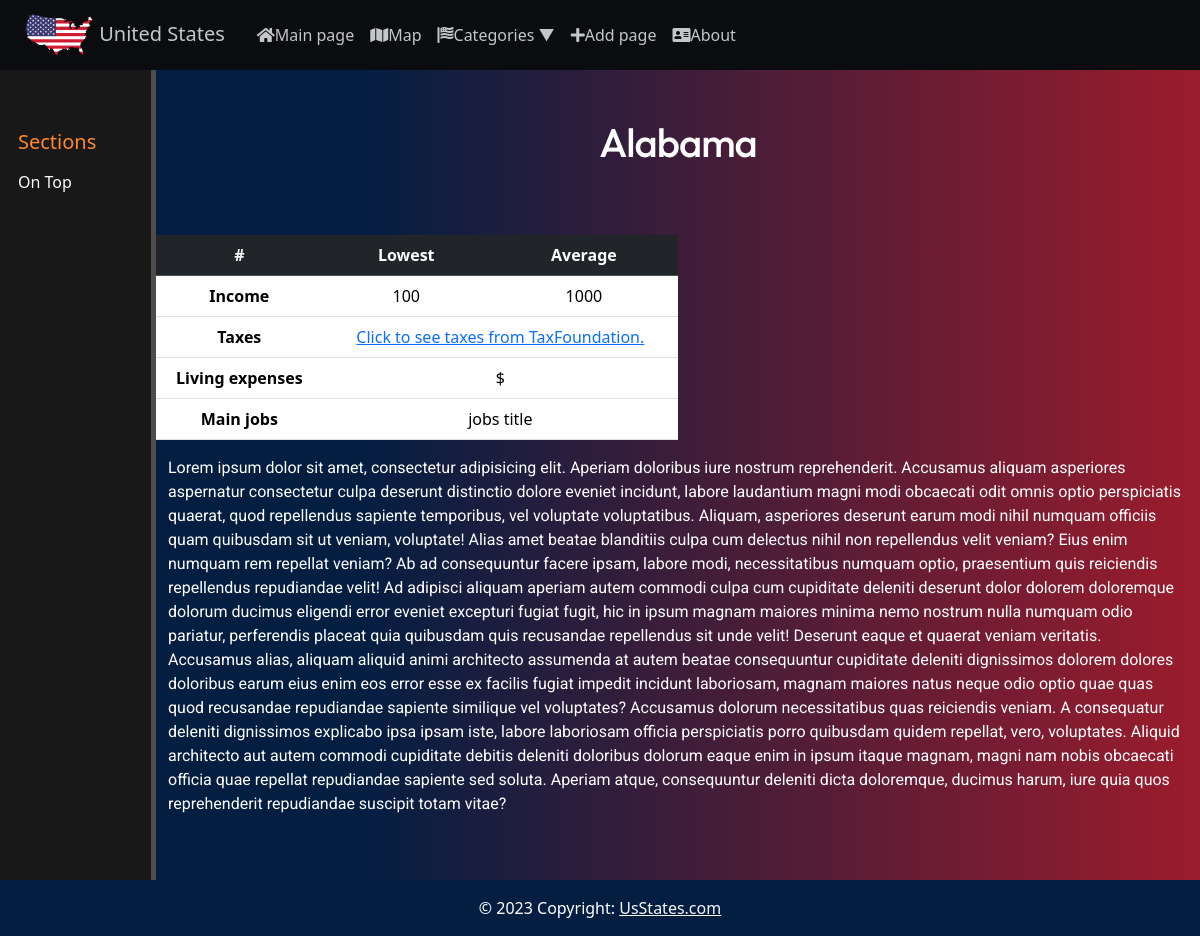
The page /states/alabama/ on the database its author committed.
### main/models.py (models this page shows, shortened)
class States(models.Model):
    title = models.CharField(max_length=255, verbose_name="State name")
    slug=models.SlugField(max_length=255, unique=True, db_index=True, verbose_name='URL', null=True)
    content= models.TextField(blank=False, verbose_name="State preview text")
    photo = models.ImageField(upload_to="photos/%Y/%m/%d/", verbose_name="Main photo", blank=True)
    time_create = models.DateTimeField(auto_now_add=True, verbose_name="Time created")
    time_update=models.DateTimeField(auto_now = True, verbose_name="Time updated")
    is_published = models.BooleanField(default=True, verbose_name="Is published")
    cat = models.ForeignKey('Category', on_delete=models.PROTECT, null=True, verbose_name="Category")
    jobs = models.CharField(max_length=255, verbose_name="State main jobs", default="jobs title")
    salary = models.IntegerField(verbose_name="State average annual income", default=1000)
    lowest_annual_income = models.IntegerField(verbose_name="State lowest annual income", default=100)
    living_expenses = models.CharField(max_length=5, verbose_name="Living expenses in $$$", default="$")
    taxes = models.CharField(max_length=255, verbose_name="State tax link", default="This field will set by itself", blank=True)
    class Meta: #для stateS у адмін панелі
        verbose_name='State'
        verbose_name_plural="States"
        ordering = ['title', 'time_create']

### main/views.py (the view)
# urls.py: path('states/<slug:state_slug>/', views.show_states, name='states'),
def show_states(request, state_slug):
    post=get_object_or_404(States, slug=state_slug)
    photos_descriptions = ImagesForStates.objects.filter(state_id=post.id)
    context={
        'post':post,
        'title': post.title,
        'photos_and_descriptions': photos_descriptions,
    }
    return render(request, 'main/post.html', context=context)

### main/models.py (called while the page is built)
    def get_absolute_url(self):
        return reverse("category", kwargs={"cat_id": self.pk})

### main/templatetags/main_tags.py (called while the page is built)
@register.inclusion_tag("main/list_categories.html")
def show_categories(sort=None, cat_selected=0):
    if sort==None:
        cats=Category.objects.all()
    else:
        cats=Category.objects.order_by(sort)
    return {"cats":cats, 'cat_selected':cat_selected}

@register.inclusion_tag("main/aside.html")
def aside_menu(filter):
    return {"categories": ImagesForStates.objects.filter(state_id=filter)}

@register.inclusion_tag("main/list_menu.html")
def show_menu():
    menu = [{'title': 'Main page', 'url_name':'home', 'font_awesome_class':'fas fa-home'},
            {'title': 'Map', 'url_name':'map_page', 'font_awesome_class':'fas fa-map'},
        {'title': 'Categories', 'url_name':'states_main', 'font_awesome_class':'fa-solid fa-flag-usa'},
        {'title': 'Add page', 'url_name':'add_page', 'font_awesome_class':'fas fa-plus'},
        {'title': 'About', 'url_name':'about', 'font_awesome_class':'fas fa-address-card'},
    ]
    return {"menu":menu}

### main/templates/main/post.html (shortened to what this page needs)
{%extends 'main/layout.html'%}
{%load static%}
{%load main_tags%}
{%block additional_head_data%}
    <link rel="stylesheet" href="{% static 'main/css/post.css' %}">
{%endblock%}
{%block side_menu%}
    {% aside_menu post.id %}
{%endblock%}
{%block content%}
<div class="container">
    <div class="row mt-5">
        <h1>{{title}}</h1>
    </div>
    <div class="row my-5" id="post-thumbnail">
            <table class="table table-responsive w-50" id="state-table">
                <thead class="table-dark">
                    <tr>
                        <th scope="col">
                            #
                        </th>
                        <th scope="col">
                            Lowest
                        </th>
                        <th scope="col">
                            Average
                        </th>
                    </tr>
                </thead>
                <tbody>
                    <tr>
                      <th scope="row">Income</th>
                      <td>{{post.lowest_annual_income}}</td>
                      <td>{{post.salary}}</td>
                    </tr>
                    <tr>
                      <th scope="row">Taxes</th>
                      <td colspan="2"><a href="{{post.taxes}}">Click to see taxes from TaxFoundation.</a></td>
                    </tr>
                    <tr>
                      <th scope="row">Living expenses</th>
                      <td colspan="2">{{post.living_expenses}}</td>
                    </tr>
                    <tr>
                        <th>Main jobs</th>
                        <td colspan="2">{{post.jobs}}</td>
                    </tr>
                </tbody>
            </table>
            <p>Lorem ipsum dolor sit amet, consectetur adipisicing elit. Aperiam doloribus iure nostrum reprehenderit. Accusamus aliquam asperiores aspernatur consectetur culpa deserunt distinctio dolore eveniet incidunt, labore laudantium magni modi obcaecati odit omnis optio perspiciatis quaerat, quod repellendus sapiente temporibus, vel voluptate voluptatibus. Aliquam, asperiores deserunt earum modi nihil numquam officiis quam quibusdam sit ut veniam, voluptate! Alias amet beatae blanditiis culpa cum delectus nihil non repellendus velit veniam? Eius enim numquam rem repellat veniam? Ab ad consequuntur facere ipsam, labore modi, necessitatibus numquam optio, praesentium quis reiciendis repellendus repudiandae velit! Ad adipisci aliquam aperiam autem commodi culpa cum cupiditate deleniti deserunt dolor dolorem doloremque dolorum ducimus eligendi error eveniet excepturi fugiat fugit, hic in ipsum magnam maiores minima nemo nostrum nulla numquam odio pariatur, perferendis placeat quia quibusdam quis recusandae repellendus sit unde velit! Deserunt eaque et quaerat veniam veritatis. Accusamus alias, aliquam aliquid animi architecto assumenda at autem beatae consequuntur cupiditate deleniti dignissimos dolorem dolores doloribus earum eius enim eos error esse ex facilis fugiat impedit incidunt laboriosam, magnam maiores natus neque odio optio quae quas quod recusandae repudiandae sapiente similique vel voluptates? Accusamus dolorum necessitatibus quas reiciendis veniam. A consequatur deleniti dignissimos explicabo ipsa ipsam iste, labore laboriosam officia perspiciatis porro quibusdam quidem repellat, vero, voluptates. Aliquid architecto aut autem commodi cupiditate debitis deleniti doloribus dolorum eaque enim in ipsum itaque magnam, magni nam nobis obcaecati officia quae repellat repudiandae sapiente sed soluta. Aperiam atque, consequuntur deleniti dicta doloremque, ducimus harum, iure quia quos reprehenderit repudiandae suscipit totam vitae?</p>
        </div>
    </div>
</div>
{%endblock%}

### main/static/main/css/post.css (style rules this page uses)
#post-thumbnail p { text-align: left; }

### main/static/main/css/styles.css (style rules this page uses)
:root { --aside-menu-color: rgb(107, 238, 255); --aside-hover-color: rgb(145,149,230); --main-text-color: #66fcf1; }
html { height:100%; }
body { height: 100%; }
#main h1, #main h2, #main h3, #main h4 { font-family: Outfit; }
#main p { font-family: Roboto; }
#main p { font-size: 16px; line-height: calc(16px * 1.5); }
#main h1 { margin-bottom: 2%; letter-spacing: -1px; }

### rows shown on the page
States: title "Alabama", lowest_annual_income "100", salary "1000", living_expenses "$", jobs "jobs title"

### other values the page prints
{{ i.title }} "Main page" "Map" "Add page" "About"
